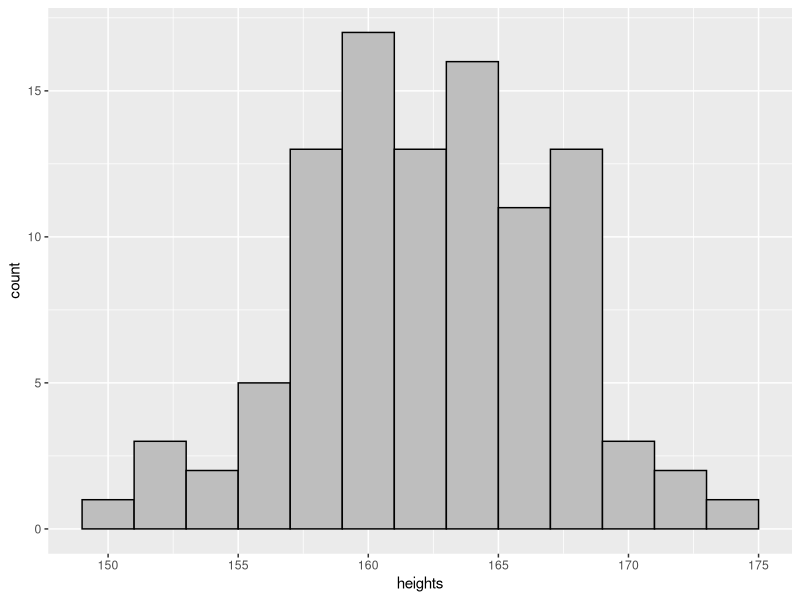

R code for this plot:
## ---- chunk 1
library(tidyverse)
## ---- chunk 2
hts <- read_csv("./datasets/heights.csv", show_col_types = FALSE)
## ---- chunk 3
hts
## ---- chunk 4
ggplot(hts, aes(x = heights)) + geom_histogram(fill = "gray", color = "black", binwidth = 2)
